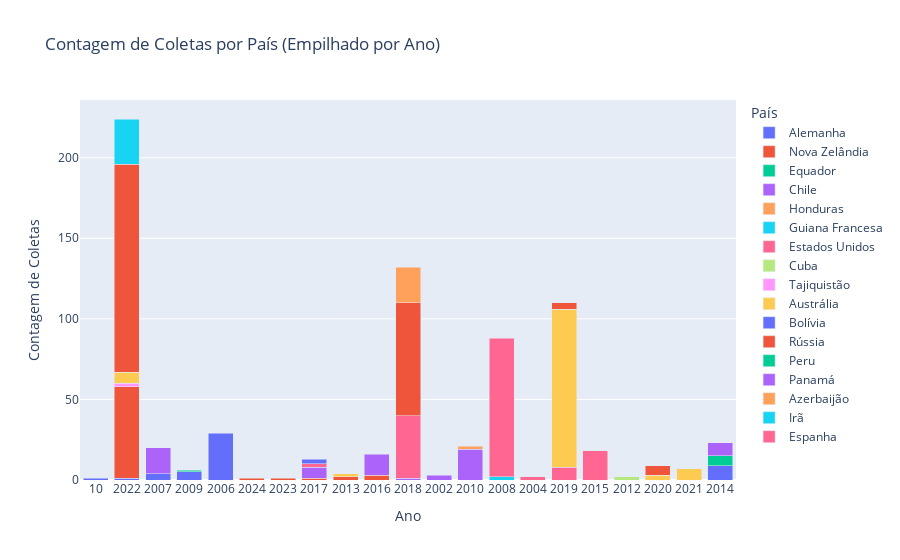

Write notebook code for a chart like this one.
### Code cell
barras_sem_brasil_dict = {}
df_ano = df[df['country'] != 'Brasil']
df_agrupado_cole = df_ano.groupby(['country', 'year']).size().reset_index(name='counts')
df_agrupado = df_ano.groupby(['country', 'ano']).size().reset_index(name='counts')
# Ordene os dados pelo ano
df_agrupado_cole = df_agrupado_cole.sort_values(by='counts')
df_agrupado = df_agrupado.sort_values(by='ano')

# Crie o gráfico de barras empilhadas
fig = px.bar(df_agrupado_cole, color='country', y='counts', x='year', title='Contagem de Coletas por País (Empilhado por Ano)',
             labels={'counts': 'Contagem de Coletas', 'country': 'País', 'year': 'Ano'},
             barmode='stack')
fig2 = px.bar(df_agrupado, color='country', y='counts', x='ano', title='Contagem de Coletas por País (Empilhado por Ano)',
             labels={'counts': 'Contagem de Coletas', 'country': 'País', 'year': 'Ano'},
             barmode='stack')

barras_sem_brasil_dict['ano'] = fig2
barras_sem_brasil_dict['year'] = fig
fig

### Figure 1 — Plotly figure (JSON) as saved in the notebook; plotly's stock layout.template omitted (floating-point values rounded to 4 significant figures)
{"data": [{"alignmentgroup": "True", "hovertemplate": "País=Alemanha<br>Ano=%{x}<br>Contagem de Coletas=%{y}<extra></extra>", "legendgroup": "Alemanha", "marker": {"color": "#636efa", "pattern": {"shape": ""}}, "name": "Alemanha", "offsetgroup": "Alemanha", "orientation": "v", "showlegend": true, "textposition": "auto", "type": "bar", "x": ["10", "2022", "2007", "2009", "2006"], "xaxis": "x", "y": [1, 1, 4, 5, 29], "yaxis": "y"}, {"alignmentgroup": "True", "hovertemplate": "País=Nova Zelândia<br>Ano=%{x}<br>Contagem de Coletas=%{y}<extra></extra>", "legendgroup": "Nova Zelândia", "marker": {"color": "#EF553B", "pattern": {"shape": ""}}, "name": "Nova Zelândia", "offsetgroup": "Nova Zelândia", "orientation": "v", "showlegend": true, "textposition": "auto", "type": "bar", "x": ["2024", "2023", "2017", "2013", "2016", "2022"], "xaxis": "x", "y": [1, 1, 1, 2, 3, 57], "yaxis": "y"}, {"alignmentgroup": "True", "hovertemplate": "País=Equador<br>Ano=%{x}<br>Contagem de Coletas=%{y}<extra></extra>", "legendgroup": "Equador", "marker": {"color": "#00cc96", "pattern": {"shape": ""}}, "name": "Equador", "offsetgroup": "Equador", "orientation": "v", "showlegend": true, "textposition": "auto", "type": "bar", "x": ["2009"], "xaxis": "x", "y": [1], "yaxis": "y"}, {"alignmentgroup": "True", "hovertemplate": "País=Chile<br>Ano=%{x}<br>Contagem de Coletas=%{y}<extra></extra>", "legendgroup": "Chile", "marker": {"color": "#ab63fa", "pattern": {"shape": ""}}, "name": "Chile", "offsetgroup": "Chile", "orientation": "v", "showlegend": true, "textposition": "auto", "type": "bar", "x": ["2018", "2002", "2017", "2016", "2007", "2010"], "xaxis": "x", "y": [1, 3, 7, 13, 16, 19], "yaxis": "y"}, {"alignmentgroup": "True", "hovertemplate": "País=Honduras<br>Ano=%{x}<br>Contagem de Coletas=%{y}<extra></extra>", "legendgroup": "Honduras", "marker": {"color": "#FFA15A", "pattern": {"shape": ""}}, "name": "Honduras", "offsetgroup": "Honduras", "orientation": "v", "showlegend": true, "textposition": "auto", "type": "bar", "x": ["2010"], "xaxis": "x", "y": [2], "yaxis": "y"}, {"alignmentgroup": "True", "hovertemplate": "País=Guiana Francesa<br>Ano=%{x}<br>Contagem de Coletas=%{y}<extra></extra>", "legendgroup": "Guiana Francesa", "marker": {"color": "#19d3f3", "pattern": {"shape": ""}}, "name": "Guiana Francesa", "offsetgroup": "Guiana Francesa", "orientation": "v", "showlegend": true, "textposition": "auto", "type": "bar", "x": ["2008"], "xaxis": "x", "y": [2], "yaxis": "y"}, {"alignmentgroup": "True", "hovertemplate": "País=Estados Unidos<br>Ano=%{x}<br>Contagem de Coletas=%{y}<extra></extra>", "legendgroup": "Estados Unidos", "marker": {"color": "#FF6692", "pattern": {"shape": ""}}, "name": "Estados Unidos", "offsetgroup": "Estados Unidos", "orientation": "v", "showlegend": true, "textposition": "auto", "type": "bar", "x": ["2017", "2004", "2019", "2015", "2018"], "xaxis": "x", "y": [2, 2, 8, 18, 39], "yaxis": "y"}, {"alignmentgroup": "True", "hovertemplate": "País=Cuba<br>Ano=%{x}<br>Contagem de Coletas=%{y}<extra></extra>", "legendgroup": "Cuba", "marker": {"color": "#B6E880", "pattern": {"shape": ""}}, "name": "Cuba", "offsetgroup": "Cuba", "orientation": "v", "showlegend": true, "textposition": "auto", "type": "bar", "x": ["2012"], "xaxis": "x", "y": [2], "yaxis": "y"}, {"alignmentgroup": "True", "hovertemplate": "País=Tajiquistão<br>Ano=%{x}<br>Contagem de Coletas=%{y}<extra></extra>", "legendgroup": "Tajiquistão", "marker": {"color": "#FF97FF", "pattern": {"shape": ""}}, "name": "Tajiquistão", "offsetgroup": "Tajiquistão", "orientation": "v", "showlegend": true, "textposition": "auto", "type": "bar", "x": ["2022"], "xaxis": "x", "y": [2], "yaxis": "y"}, {"alignmentgroup": "True", "hovertemplate": "País=Austrália<br>Ano=%{x}<br>Contagem de Coletas=%{y}<extra></extra>", "legendgroup": "Austrália", "marker": {"color": "#FECB52", "pattern": {"shape": ""}}, "name": "Austrália", "offsetgroup": "Austrália", "orientation": "v", "showlegend": true, "textposition": "auto", "type": "bar", "x": ["2013", "2020", "2022", "2021", "2019"], "xaxis": "x", "y": [2, 3, 7, 7, 98], "yaxis": "y"}, {"alignmentgroup": "True", "hovertemplate": "País=Bolívia<br>Ano=%{x}<br>Contagem de Coletas=%{y}<extra></extra>", "legendgroup": "Bolívia", "marker": {"color": "#636efa", "pattern": {"shape": ""}}, "name": "Bolívia", "offsetgroup": "Bolívia", "orientation": "v", "showlegend": true, "textposition": "auto", "type": "bar", "x": ["2017", "2014"], "xaxis": "x", "y": [3, 9], "yaxis": "y"}, {"alignmentgroup": "True", "hovertemplate": "País=Rússia<br>Ano=%{x}<br>Contagem de Coletas=%{y}<extra></extra>", "legendgroup": "Rússia", "marker": {"color": "#EF553B", "pattern": {"shape": ""}}, "name": "Rússia", "offsetgroup": "Rússia", "orientation": "v", "showlegend": true, "textposition": "auto", "type": "bar", "x": ["2019", "2020", "2018", "2022"], "xaxis": "x", "y": [4, 6, 70, 129], "yaxis": "y"}, {"alignmentgroup": "True", "hovertemplate": "País=Peru<br>Ano=%{x}<br>Contagem de Coletas=%{y}<extra></extra>", "legendgroup": "Peru", "marker": {"color": "#00cc96", "pattern": {"shape": ""}}, "name": "Peru", "offsetgroup": "Peru", "orientation": "v", "showlegend": true, "textposition": "auto", "type": "bar", "x": ["2014"], "xaxis": "x", "y": [6], "yaxis": "y"}, {"alignmentgroup": "True", "hovertemplate": "País=Panamá<br>Ano=%{x}<br>Contagem de Coletas=%{y}<extra></extra>", "legendgroup": "Panamá", "marker": {"color": "#ab63fa", "pattern": {"shape": ""}}, "name": "Panamá", "offsetgroup": "Panamá", "orientation": "v", "showlegend": true, "textposition": "auto", "type": "bar", "x": ["2014"], "xaxis": "x", "y": [8], "yaxis": "y"}, {"alignmentgroup": "True", "hovertemplate": "País=Azerbaijão<br>Ano=%{x}<br>Contagem de Coletas=%{y}<extra></extra>", "legendgroup": "Azerbaijão", "marker": {"color": "#FFA15A", "pattern": {"shape": ""}}, "name": "Azerbaijão", "offsetgroup": "Azerbaijão", "orientation": "v", "showlegend": true, "textposition": "auto", "type": "bar", "x": ["2018"], "xaxis": "x", "y": [22], "yaxis": "y"}, {"alignmentgroup": "True", "hovertemplate": "País=Irã<br>Ano=%{x}<br>Contagem de Coletas=%{y}<extra></extra>", "legendgroup": "Irã", "marker": {"color": "#19d3f3", "pattern": {"shape": ""}}, "name": "Irã", "offsetgroup": "Irã", "orientation": "v", "showlegend": true, "textposition": "auto", "type": "bar", "x": ["2022"], "xaxis": "x", "y": [28], "yaxis": "y"}, {"alignmentgroup": "True", "hovertemplate": "País=Espanha<br>Ano=%{x}<br>Contagem de Coletas=%{y}<extra></extra>", "legendgroup": "Espanha", "marker": {"color": "#FF6692", "pattern": {"shape": ""}}, "name": "Espanha", "offsetgroup": "Espanha", "orientation": "v", "showlegend": true, "textposition": "auto", "type": "bar", "x": ["2008"], "xaxis": "x", "y": [86], "yaxis": "y"}], "layout": {"barmode": "stack", "legend": {"title": {"text": "País"}, "tracegroupgap": 0}, "title": {"text": "Contagem de Coletas por País (Empilhado por Ano)"}, "xaxis": {"anchor": "y", "domain": [0, 1], "title": {"text": "Ano"}}, "yaxis": {"anchor": "x", "domain": [0, 1], "title": {"text": "Contagem de Coletas"}}}}
